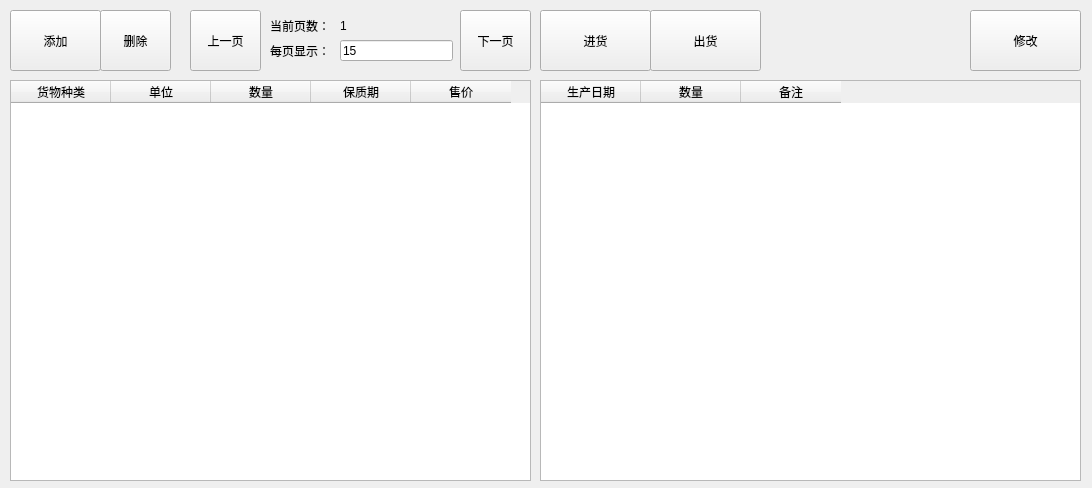
<?xml version="1.0" encoding="UTF-8"?>
<ui version="4.0">
 <class>StockWindow</class>
 <widget class="QWidget" name="StockWindow">
  <property name="geometry">
   <rect>
    <x>0</x>
    <y>0</y>
    <width>1092</width>
    <height>488</height>
   </rect>
  </property>
  <property name="windowTitle">
   <string>库存管理</string>
  </property>
  <widget class="QTableWidget" name="cargoTypeListTable">
   <property name="geometry">
    <rect>
     <x>10</x>
     <y>80</y>
     <width>521</width>
     <height>401</height>
    </rect>
   </property>
   <column>
    <property name="text">
     <string>货物种类</string>
    </property>
   </column>
   <column>
    <property name="text">
     <string>单位</string>
    </property>
   </column>
   <column>
    <property name="text">
     <string>数量</string>
    </property>
   </column>
   <column>
    <property name="text">
     <string>保质期</string>
    </property>
   </column>
   <column>
    <property name="text">
     <string>售价</string>
    </property>
   </column>
  </widget>
  <widget class="QTableWidget" name="cargoListTable">
   <property name="geometry">
    <rect>
     <x>540</x>
     <y>80</y>
     <width>541</width>
     <height>401</height>
    </rect>
   </property>
   <column>
    <property name="text">
     <string>生产日期</string>
    </property>
   </column>
   <column>
    <property name="text">
     <string>数量</string>
    </property>
   </column>
   <column>
    <property name="text">
     <string>备注</string>
    </property>
   </column>
  </widget>
  <widget class="QPushButton" name="buyBtn">
   <property name="geometry">
    <rect>
     <x>540</x>
     <y>10</y>
     <width>111</width>
     <height>61</height>
    </rect>
   </property>
   <property name="text">
    <string>进货</string>
   </property>
  </widget>
  <widget class="QPushButton" name="editBtn">
   <property name="geometry">
    <rect>
     <x>970</x>
     <y>10</y>
     <width>111</width>
     <height>61</height>
    </rect>
   </property>
   <property name="text">
    <string>修改</string>
   </property>
  </widget>
  <widget class="QPushButton" name="lastPageBtn">
   <property name="geometry">
    <rect>
     <x>190</x>
     <y>10</y>
     <width>71</width>
     <height>61</height>
    </rect>
   </property>
   <property name="text">
    <string>上一页</string>
   </property>
  </widget>
  <widget class="QLineEdit" name="pageSizeEdit">
   <property name="geometry">
    <rect>
     <x>340</x>
     <y>40</y>
     <width>113</width>
     <height>21</height>
    </rect>
   </property>
   <property name="text">
    <string>15</string>
   </property>
  </widget>
  <widget class="QLabel" name="eachPageLabel">
   <property name="geometry">
    <rect>
     <x>270</x>
     <y>40</y>
     <width>60</width>
     <height>21</height>
    </rect>
   </property>
   <property name="text">
    <string>每页显示：</string>
   </property>
  </widget>
  <widget class="QLabel" name="noPageLabel">
   <property name="geometry">
    <rect>
     <x>270</x>
     <y>16</y>
     <width>60</width>
     <height>20</height>
    </rect>
   </property>
   <property name="text">
    <string>当前页数：</string>
   </property>
  </widget>
  <widget class="QLabel" name="pageLabel">
   <property name="geometry">
    <rect>
     <x>340</x>
     <y>15</y>
     <width>60</width>
     <height>21</height>
    </rect>
   </property>
   <property name="text">
    <string>1</string>
   </property>
  </widget>
  <widget class="QPushButton" name="nextPageBtn">
   <property name="geometry">
    <rect>
     <x>460</x>
     <y>10</y>
     <width>71</width>
     <height>61</height>
    </rect>
   </property>
   <property name="text">
    <string>下一页</string>
   </property>
  </widget>
  <widget class="QPushButton" name="addCargoTypeBtn">
   <property name="geometry">
    <rect>
     <x>10</x>
     <y>10</y>
     <width>91</width>
     <height>61</height>
    </rect>
   </property>
   <property name="text">
    <string>添加</string>
   </property>
  </widget>
  <widget class="QPushButton" name="delCargoTypeBtn">
   <property name="geometry">
    <rect>
     <x>100</x>
     <y>10</y>
     <width>71</width>
     <height>61</height>
    </rect>
   </property>
   <property name="text">
    <string>删除</string>
   </property>
  </widget>
  <widget class="QPushButton" name="saleBtn">
   <property name="geometry">
    <rect>
     <x>650</x>
     <y>10</y>
     <width>111</width>
     <height>61</height>
    </rect>
   </property>
   <property name="text">
    <string>出货</string>
   </property>
  </widget>
 </widget>
 <resources/>
 <connections/>
</ui>
